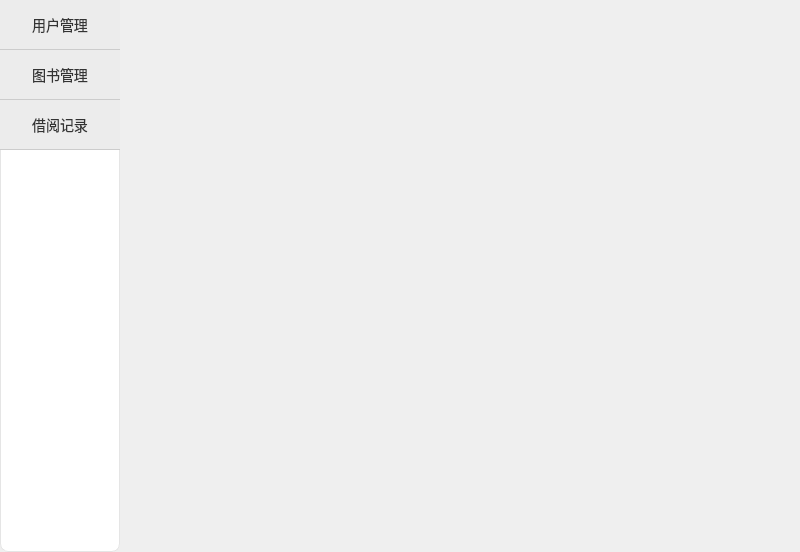
<?xml version="1.0" encoding="UTF-8"?>
<ui version="4.0">
 <class>cell_main</class>
 <widget class="QMainWindow" name="cell_main">
  <property name="geometry">
   <rect>
    <x>0</x>
    <y>0</y>
    <width>800</width>
    <height>552</height>
   </rect>
  </property>
  <property name="windowTitle">
   <string>图书管理系统</string>
  </property>
  <property name="styleSheet">
   <string notr="true">/*QMainWindow {
    background-color: #f0f2f5; 
}*/
  QMainWindow#cell_main &gt; QWidget#centralwidget { 
    background-color: #f0f2f5; 
  }

</string>
  </property>
  <property name="iconSize">
   <size>
    <width>18</width>
    <height>18</height>
   </size>
  </property>
  <widget class="QWidget" name="centralwidget">
   <property name="styleSheet">
    <string notr="true"/>
   </property>
   <layout class="QGridLayout" name="gridLayout_2">
    <property name="leftMargin">
     <number>0</number>
    </property>
    <property name="topMargin">
     <number>0</number>
    </property>
    <property name="rightMargin">
     <number>0</number>
    </property>
    <property name="bottomMargin">
     <number>0</number>
    </property>
    <property name="spacing">
     <number>0</number>
    </property>
    <item row="0" column="0">
     <widget class="QWidget" name="Tool" native="true">
      <property name="minimumSize">
       <size>
        <width>120</width>
        <height>0</height>
       </size>
      </property>
      <property name="styleSheet">
       <string notr="true">QWidget#Tool {
    background-color: #fff;
    border-radius: 8px;
    padding: 10px; 
    border: 1px solid #e5e5e5;
}

/* 按钮默认样式 */
QPushButton {
    border: none; /* 去掉默认边框 */
    border-radius: 0; /* 无圆角，符合需求 */
    padding: 10px 16px; /* 按钮内边距，让按钮更美观 */
    font-size: 14px; /* 字体大小 */
    background-color: #ECECEC; /* 默认背景色 */
    color: #333; /* 默认文字颜色 */
    border-bottom: 1px solid #CCC; /* 按钮之间的下边框，做分隔用 */
}

/* 按钮鼠标悬浮样式（可选，增强交互反馈） */
QPushButton:hover {
    background-color: #DDD; 
}

/* 按钮选中（点击后保持）样式 */

QPushButton:checked {
    background-color: #333; 
    color: #FFF; 
}</string>
      </property>
      <layout class="QGridLayout" name="gridLayout">
       <property name="leftMargin">
        <number>0</number>
       </property>
       <property name="topMargin">
        <number>0</number>
       </property>
       <property name="rightMargin">
        <number>0</number>
       </property>
       <property name="bottomMargin">
        <number>0</number>
       </property>
       <property name="spacing">
        <number>0</number>
       </property>
       <item row="2" column="0">
        <widget class="QPushButton" name="BorrowingRecordButton">
         <property name="minimumSize">
          <size>
           <width>0</width>
           <height>50</height>
          </size>
         </property>
         <property name="text">
          <string>借阅记录</string>
         </property>
         <property name="icon">
          <iconset resource="../qrc.qrc">
           <normaloff>:/new/prefix1/qrcpicture/historymanager.png</normaloff>:/new/prefix1/qrcpicture/historymanager.png</iconset>
         </property>
         <property name="iconSize">
          <size>
           <width>15</width>
           <height>15</height>
          </size>
         </property>
        </widget>
       </item>
       <item row="1" column="0">
        <widget class="QPushButton" name="BookManagementButton">
         <property name="minimumSize">
          <size>
           <width>0</width>
           <height>50</height>
          </size>
         </property>
         <property name="text">
          <string>图书管理</string>
         </property>
         <property name="icon">
          <iconset resource="../qrc.qrc">
           <normaloff>:/new/prefix1/qrcpicture/bookmanager.png</normaloff>:/new/prefix1/qrcpicture/bookmanager.png</iconset>
         </property>
        </widget>
       </item>
       <item row="0" column="0">
        <widget class="QPushButton" name="UserManagementButton">
         <property name="minimumSize">
          <size>
           <width>0</width>
           <height>50</height>
          </size>
         </property>
         <property name="text">
          <string>用户管理</string>
         </property>
         <property name="icon">
          <iconset resource="../qrc.qrc">
           <normaloff>:/new/prefix1/qrcpicture/usermanager.png</normaloff>:/new/prefix1/qrcpicture/usermanager.png</iconset>
         </property>
        </widget>
       </item>
       <item row="3" column="0">
        <spacer name="verticalSpacer">
         <property name="orientation">
          <enum>Qt::Orientation::Vertical</enum>
         </property>
         <property name="sizeHint" stdset="0">
          <size>
           <width>20</width>
           <height>40</height>
          </size>
         </property>
        </spacer>
       </item>
      </layout>
     </widget>
    </item>
    <item row="0" column="1">
     <widget class="QStackedWidget" name="stackedWidget"/>
    </item>
   </layout>
  </widget>
 </widget>
 <tabstops>
  <tabstop>UserManagementButton</tabstop>
  <tabstop>BookManagementButton</tabstop>
  <tabstop>BorrowingRecordButton</tabstop>
 </tabstops>
 <resources>
  <include location="../qrc.qrc"/>
 </resources>
 <connections/>
</ui>
